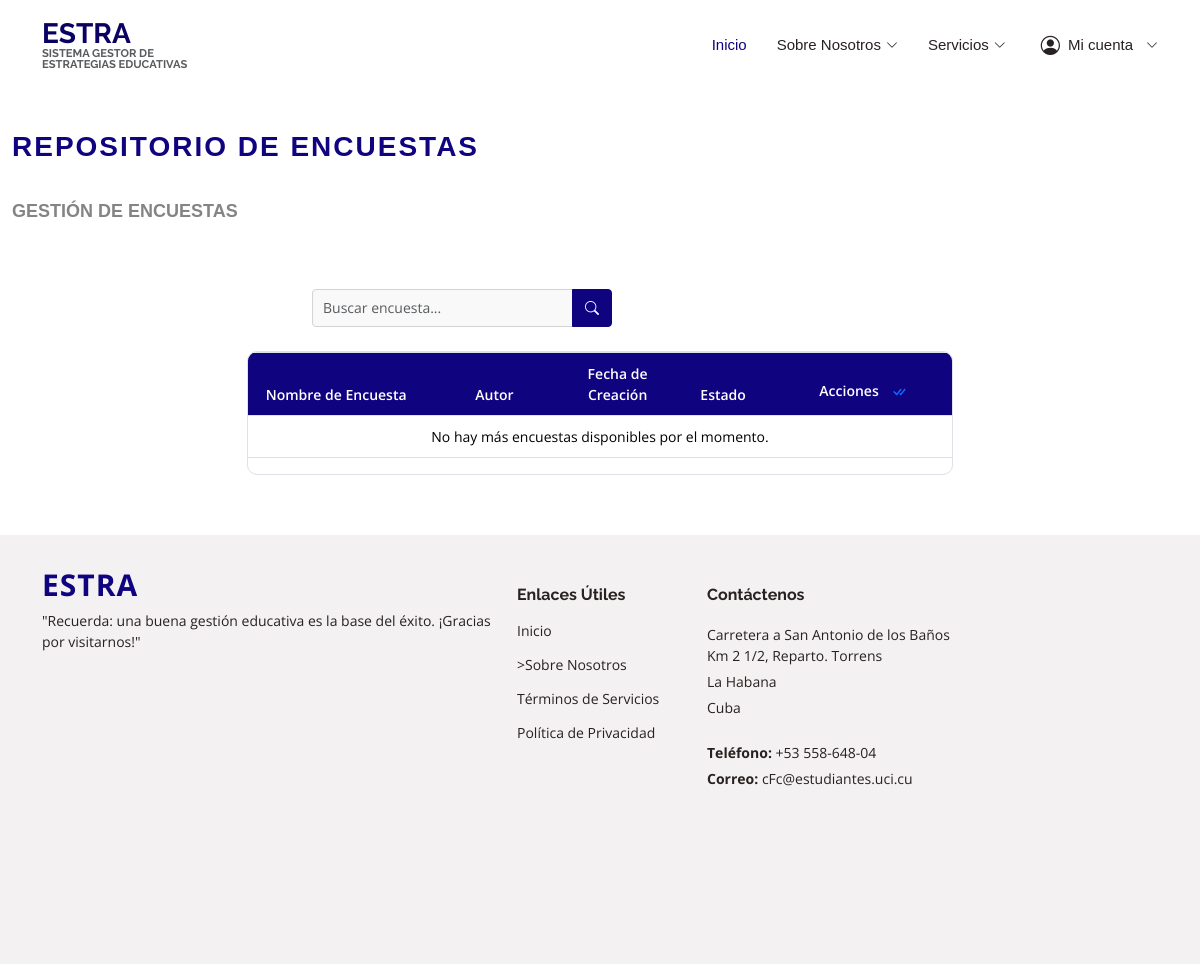
Before: /encuestas/ (signed in) with the older database file.
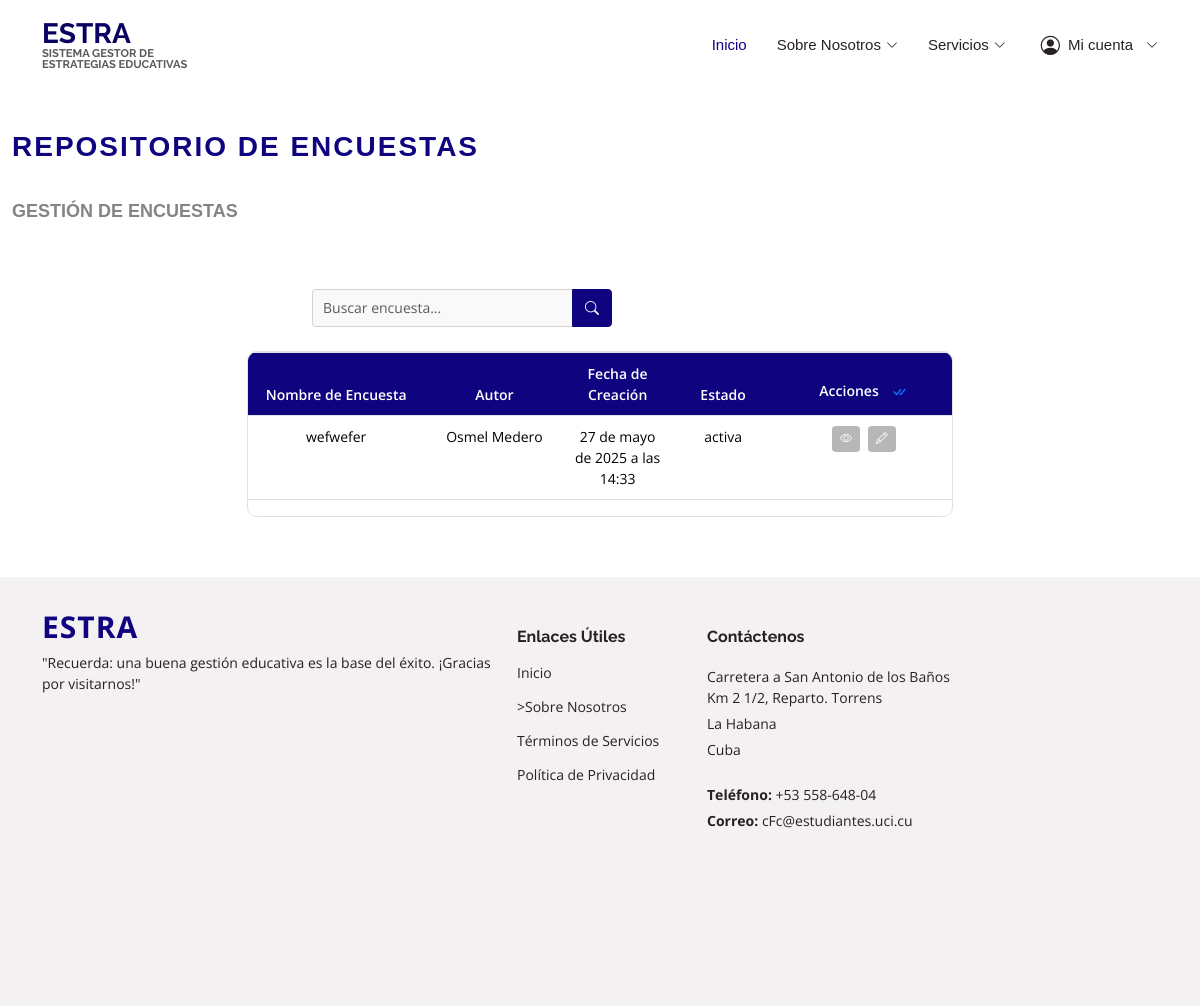
After: the same page with the newer database file.
### encuestas/models.py (models this page shows, shortened)
class Encuesta(models.Model):
    titulo = models.CharField(max_length=255)
    descripcion = models.TextField()
    fecha_creacion = models.DateTimeField(auto_now_add=True)
    autor = models.CharField(max_length=100, default="Desconocido")
    estado = models.CharField(
        max_length=10,
        choices=[
            ('activa', 'Activa'),
            ('inactiva', 'Inactiva'),
        ],
        default='activa'
    )

### encuestas/vistas/vistas_usuario.py (the view)
# urls.py: path('encuestas/', vistas_usuario.visualizar_encuestas, name='encuestas'),
def visualizar_encuestas(request):
    if not request.user.is_authenticated:
        messages.error(request, "Debes iniciar sesión para realizar esta acción.")
        return redirect('login')
    """Visualizar solo las encuestas que el usuario no ha realizado y que están activas."""
    usuario = request.user
    encuestas_realizadas = usuario.encuestas_realizadas.all()
    query = request.GET.get("q", "")
    base_queryset = Encuesta.objects.filter(estado='activa').exclude(id__in=encuestas_realizadas.values_list('id', flat=True))
    if query:
        encuestas = base_queryset.filter(
            Q(titulo__icontains=query) |
            Q(descripcion__icontains=query) |
            Q(autor__icontains=query) |
            Q(estado__icontains=query)
        )
    else:
        encuestas = base_queryset
    return render(request, "usuarios/listar_encuestas.html", {"encuestas": encuestas, "query": query})

### templates/usuarios/listar_encuestas.html (shortened to what this page needs)
{% extends "baseg.html" %}
{% load static %}
{% block content %}
<div id="maind">
<section id="encuestas" class="encuestas section-bg">
    <div class="container-fluid">
      <div class="section-title">
        <h2>Repositorio de Encuestas</h2>
        <br>
        <p>Gestión de Encuestas</p>
        <br>
      </div>
    <form method="GET" action="{% url 'encuestas' %}" class="search-bar mb-4">
      <div class="input-group">
        <input type="text" name="q" class="form-control" placeholder="Buscar encuesta..." aria-label="Buscar" value="{{ request.GET.q }}">
        <button class="btn btn-primary" type="submit">
          <i class="bi bi-search"></i>
        </button>
      </div>
    </form>
        <div id="tabla-encuestas" class="table-container">
          <div id="tabla-encuestas-responsive" class="table-responsive">
            <table id="tablita-encuestas" class="table table-bordered table-hover custom-table">
              <thead>
                <tr>
                  <th>Nombre de Encuesta</th>
                  <th>Autor</th>
                  <th>Fecha de Creación</th>
                  <th>Estado</th>
                  <th>
                    Acciones
                    <button id="btn-seleccionar-todo" class="btn btn-link p-0 ms-2" title="Seleccionar Todo">
                      <i class="bi bi-check-all"></i>
                    </button>
                  </th>
                </tr>
              </thead>
              <tbody>
                {% for encuesta in encuestas %}
                <tr data-id="{{ encuesta.id }}">
                  <td>{{ encuesta.titulo }}</td>
                  <td>{{ encuesta.autor }}</td>
                  <td>{{ encuesta.fecha_creacion }}</td>
                  <td>{{ encuesta.estado }}</td>
                  <td>
                    <button type="button" class="btn btn-action btn-ver-detalles" data-id="{{ encuesta.id }}" title="Ver Detalles">
                      <i class="bi bi-eye"></i>
                    </button>
                    <button type="button" class="btn btn-action btn-modificar" data-id="{{ encuesta.id }}" title="Modificar">
                      <i class="bi bi-pencil"></i>
                    </button>
                    </td>
                </tr>
                {% empty %}
                <tr>
                  <td colspan="5" class="text-center">No hay más encuestas disponibles por el momento.</td>
                </tr>
                {% endfor %}
              </tbody>
            </table>
          </div>
        </div>
</div>
{% endblock%}

### templates/baseg.html (shortened to what this page needs)
{% load static %}
<!DOCTYPE html>
<html lang="es">
<head>
  <link href="{% static 'assets/vendor/animate.css/animate.min.css' %}" rel="stylesheet">
  <link href="{% static 'assets/vendor/bootstrap/css/bootstrap.min.css' %}" rel="stylesheet">
  <link href="{% static 'assets/vendor/bootstrap-icons/bootstrap-icons.css' %}" rel="stylesheet">
  <link href="{% static 'assets/vendor/boxicons/css/boxicons.min.css' %}" rel="stylesheet">
  <link href="{% static 'assets/vendor/glightbox/css/glightbox.min.css' %}" rel="stylesheet">
  <link href="{% static 'assets/vendor/remixicon/remixicon.css' %}" rel="stylesheet">
  <link href="{% static 'assets/vendor/swiper/swiper-bundle.min.css' %}" rel="stylesheet">
  <link href="{% static 'assets/css/style.css' %}" rel="stylesheet">
  <link href="{% static 'css/base.css' %}" rel="stylesheet">
</head>
<body>
  <header id="header" class="d-flex align-items-center fixed-top">
    <div class="container d-flex align-items-center">
      <h1 class="logo me-auto">
        <a href="{% url 'pagina_principal' %}">ESTRA
        <p class="text-muted" style="font-size: 0.7rem; margin-bottom: 0;">
        sistema gestor de <br>estrategias educativas
      </p></a>
      </h1>
      <nav id="navbar" class="navbar">
        <ul>
          <li><a href="{% url 'pagina_principal' %}" class="active">Inicio</a></li>
          <li class="dropdown">
            <a href="#"><span>Sobre Nosotros</span> <i class="bi bi-chevron-down"></i></a>
          </li>
          <li class="dropdown"><a href="#"><span> Servicios </span> <i class="bi bi-chevron-down"></i></a>
          </li>
          <li class="dropdown user-menu">
            <a href="#"><i class="bi bi-person-circle"></i> Mi cuenta <i class="bi bi-chevron-down"></i></a>
          </li>
        </ul>
      </nav>
    </div>
  </header>
  <main id="main">
    {% block content %}{% endblock %}
  </main>
  <footer id="footer" class="footer">
    <div class="container footer-top">
      <div class="row gy-4">
        <div class="col-lg-5 col-md-12 footer-about footer-fade-in">
          <a href="{% url 'pagina_principal' %}" class="d-flex align-items-center logo">
            <span>ESTRA</span>
          </a>
          <p>"Recuerda: una buena gestión educativa es la base del éxito. ¡Gracias por visitarnos!"</p>
        </div>
        <div class="col-6 col-lg-2 footer-fade-in footer-links" data-delay="100">
          <h4>Enlaces Útiles</h4>
          <ul>
            <li><a href="{% url 'pagina_principal' %}">Inicio</a></li>
            <li><a href="{% url 'sobrenos' %}">>Sobre Nosotros</a></li>
            <li><a href="#">Términos de Servicios</a></li>
            <li><a href="#">Política de Privacidad</a></li>
          </ul>
        </div>
        <div class="col-lg-3 col-md-12 text-center text-md-start footer-contact footer-fade-in" data-delay="200">
          <h4>Contáctenos</h4>
          <p>Carretera a San Antonio de los Baños Km 2 1/2, Reparto. Torrens</p>
          <p>La Habana</p>
          <p>Cuba</p>
          <p class="mt-4"><strong>Teléfono:</strong> <span>+53 558-648-04</span></p>
          <p><strong>Correo:</strong> <span>cFc@estudiantes.uci.cu</span></p>
        </div>
      </div>
    </div>
  </footer>
</body>
</html>

Changed rows visible on the page:
added Encuesta: titulo "wefwefer", autor "Osmel Medero", fecha_creacion "27 de mayo de 2025 a las 14:33", estado "activa"
Other visible differences:
text no longer shown: "No hay más encuestas disponibles por el momento."
